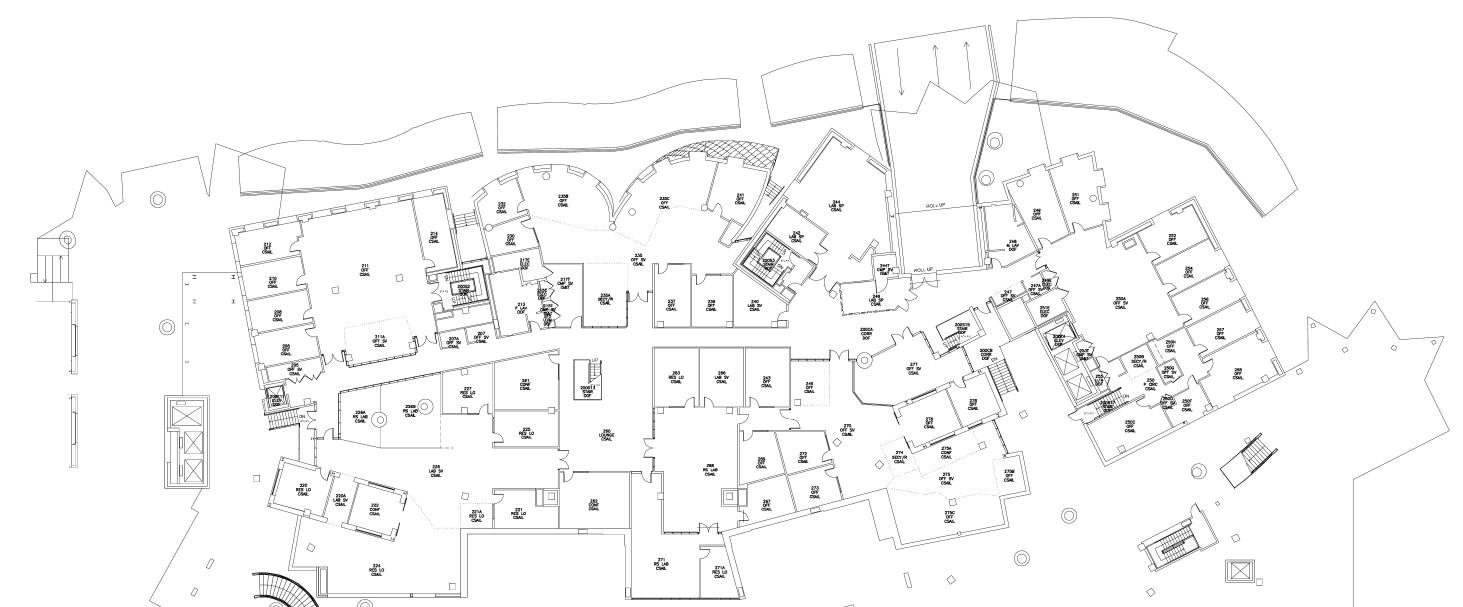
#> input picture 32_2.jpg, 7311 x 3035 px (shown at 1/5 size)
$ python viz_floorplan.py
#> lines starting #> are read from the running program, lines starting #| are printed output that depends on the picture
### floorplan.py
import pathlib
import pickle

import matplotlib.pyplot as plt
import numpy as np
from matplotlib.collections import PatchCollection
from PIL import Image


def get_lines():
    lines = [
        np.array([[1696, 1959], [2796, 1743]]),
        np.array([[1696, 2195], [1696, 1959]]),
        np.array([[1696, 2195], [1900, 2239]]),
        np.array([[1908, 2239], [2204, 2239]]),
        np.array([[2204, 1863], [2208, 2071]]),
        np.array([[2208, 2071], [2388, 2067]]),
        np.array([[2464, 1827], [2468, 2163]]),
        np.array([[2464, 2235], [2796, 2239]]),
        np.array([[2796, 2235], [2796, 1819]]),
        np.array([[2468, 2051], [2796, 2051]]),
        np.array([[1579, 2190], [1571, 2334]]),
        np.array([[1571, 2334], [1411, 2286]]),
        np.array([[1411, 2286], [1347, 2522]]),
        np.array([[1347, 2522], [1503, 2574]]),
        np.array([[1503, 2574], [1451, 2842]]),
        np.array([[1451, 2842], [1623, 2842]]),
        np.array([[1623, 2842], [1627, 2978]]),
        np.array([[1627, 2978], [2311, 2974]]),
        np.array([[2311, 2974], [2315, 2646]]),
        np.array([[2315, 2646], [3159, 2642]]),
        np.array([[3159, 2642], [3147, 2998]]),
        np.array([[3151, 2998], [3715, 2986]]),
        np.array([[3711, 2986], [3627, 2674]]),
        np.array([[3627, 2674], [4427, 2458]]),
        np.array([[4427, 2458], [4511, 2726]]),
        np.array([[4516, 2722], [5024, 2622]]),
        np.array([[5020, 2618], [5000, 2478]]),
        np.array([[5008, 2478], [5128, 2454]]),
        np.array([[5128, 2454], [5092, 2278]]),
        np.array([[5092, 2278], [5040, 2290]]),
        np.array([[5040, 2290], [4964, 2098]]),
        np.array([[4964, 2098], [5036, 2070]]),
        np.array([[5040, 2067], [4936, 1831]]),
        np.array([[5088, 1951], [5000, 1727]]),
        np.array([[5000, 1727], [5056, 1707]]),
        np.array([[5056, 1707], [4952, 1487]]),
        np.array([[4856, 1543], [4920, 1663]]),
        np.array([[4920, 1663], [4808, 1727]]),
        np.array([[4612, 1659], [4684, 1787]]),
        np.array([[4684, 1787], [4816, 1723]]),
        np.array([[4476, 1723], [4320, 1803]]),
        np.array([[4320, 1803], [4272, 1799]]),
        np.array([[4272, 1799], [4268, 1955]]),
        np.array([[4268, 1963], [4312, 2019]]),
        np.array([[4316, 2019], [4468, 2031]]),
        np.array([[4488, 2067], [4468, 2031]]),
        np.array([[4476, 2031], [4756, 1911]]),
        np.array([[4720, 1935], [4824, 2151]]),
        np.array([[4552, 2211], [4572, 2255]]),
        np.array([[4576, 2251], [4960, 2095]]),
        np.array([[4824, 1883], [4936, 1831]]),
        np.array([[2796, 2346], [2796, 2638]]),
        np.array([[2912, 2354], [3208, 2362]]),
        np.array([[3140, 2414], [3156, 2638]]),
        np.array([[3244, 2386], [3312, 2362]]),
        np.array([[3312, 2362], [3308, 2666]]),
        np.array([[3316, 2666], [3492, 2662]]),
        np.array([[3268, 1737], [3268, 2189]]),
        np.array([[3276, 2033], [3416, 2033]]),
        np.array([[3492, 2001], [3496, 1737]]),
        np.array([[3276, 1737], [3492, 1737]]),
        np.array([[3496, 1737], [3724, 1733]]),
        np.array([[3724, 1733], [3720, 2033]]),
        np.array([[3720, 2033], [3572, 2037]]),
        np.array([[3688, 2045], [3696, 2069]]),
        np.array([[3724, 1733], [3948, 1737]]),
        np.array([[3948, 1737], [3952, 2033]]),
        np.array([[3800, 2033], [3952, 2033]]),
        np.array([[3772, 2157], [4132, 2157]]),
        np.array([[4132, 2157], [4148, 2249]]),
        np.array([[4160, 2301], [4176, 2341]]),
        np.array([[4184, 2389], [4224, 2513]]),
        np.array([[4164, 2317], [3936, 2377]]),
        np.array([[3872, 2157], [3992, 2581]]),
        np.array([[3700, 2429], [3932, 2365]]),
        np.array([[3692, 2121], [3696, 2549]]),
        np.array([[3692, 2609], [3692, 2657]]),
        np.array([[4692, 1365], [4952, 1337]]),
        np.array([[4904, 1017], [4956, 1337]]),
        np.array([[4916, 1029], [5068, 1005]]),
        np.array([[5020, 913], [5192, 1257]]),
        np.array([[5028, 1333], [5212, 1241]]),
        np.array([[5260, 1217], [5372, 1161]]),
        np.array([[5236, 841], [5356, 1173]]),
        np.array([[5040, 909], [5472, 765]]),
        np.array([[5468, 773], [5524, 1125]]),
        np.array([[5520, 1125], [5424, 1149]]),
        np.array([[5524, 1137], [5544, 1225]]),
        np.array([[5554, 1217], [5978, 1009]]),
        np.array([[5978, 1009], [6422, 1869]]),
        np.array([[6418, 1873], [5534, 2325]]),
        np.array([[5534, 2321], [5430, 2125]]),
        np.array([[5430, 2125], [5714, 1977]]),
        np.array([[5750, 2037], [5942, 1941]]),
        np.array([[5806, 2017], [5870, 2149]]),
        np.array([[5998, 1925], [6078, 2057]]),
        np.array([[5986, 1905], [6050, 1877]]),
        np.array([[6006, 1793], [6302, 1637]]),
        np.array([[5994, 1769], [6018, 1813]]),
        np.array([[5970, 1721], [5918, 1621]]),
        np.array([[6218, 1485], [5930, 1641]]),
        np.array([[5910, 1641], [5790, 1701]]),
        np.array([[5790, 1701], [5766, 1693]]),
        np.array([[5766, 1693], [5550, 1809]]),
        np.array([[5838, 1465], [5894, 1577]]),
        np.array([[5854, 1485], [6150, 1333]]),
        np.array([[5758, 1309], [5814, 1417]]),
        np.array([[5770, 1337], [6066, 1181]]),
        np.array([[5682, 1169], [5734, 1261]]),
        np.array([[5492, 1841], [5316, 1497]]),
        np.array([[5236, 1345], [5320, 1497]]),
        np.array([[5064, 1701], [5184, 1641]]),
        np.array([[5384, 2041], [5184, 1641]]),
        np.array([[4960, 1485], [5236, 1345]]),
        np.array([[3959, 1801], [4143, 1797]]),
        np.array([[3499, 2801], [3503, 2993]]),
        np.array([[3499, 2737], [3643, 2733]]),
        np.array([[2466, 2525], [2470, 2645]]),
        np.array([[2470, 2445], [2798, 2445]]),
        np.array([[2918, 1321], [2914, 1637]]),
        np.array([[2914, 1637], [3130, 1637]]),
        np.array([[3130, 1633], [3134, 1457]]),
        np.array([[3270, 1321], [3270, 1641]]),
        np.array([[3270, 1641], [3942, 1637]]),
        np.array([[3942, 1633], [3934, 1609]]),
        np.array([[3938, 1553], [3934, 1513]]),
        np.array([[3934, 1513], [3686, 1337]]),
        np.array([[3686, 1337], [3666, 1373]]),
        np.array([[3666, 1373], [3670, 1637]]),
        np.array([[3530, 1377], [3670, 1373]]),
        np.array([[3450, 1325], [3458, 1633]]),
        np.array([[3458, 1381], [3478, 1377]]),
        np.array([[3346, 1317], [3450, 1325]]),
        np.array([[4200, 1421], [4216, 1577]]),
        np.array([[4220, 1573], [4484, 1545]]),
        np.array([[4548, 1449], [4560, 1433]]),
        np.array([[4560, 1433], [4548, 1377]]),
        np.array([[4548, 1377], [4440, 1393]]),
        np.array([[4368, 1401], [4200, 1417]]),
        np.array([[4368, 1393], [4360, 1281]]),
        np.array([[4360, 1281], [4476, 1261]]),
        np.array([[4476, 1261], [4500, 1385]]),
        np.array([[4428, 869], [4468, 1261]]),
        np.array([[4428, 865], [4164, 681]]),
        np.array([[4164, 685], [3932, 1025]]),
        np.array([[3948, 1033], [4140, 1169]]),
        np.array([[4140, 1169], [4104, 1221]]),
        np.array([[4304, 1297], [4360, 1229]]),
        np.array([[4360, 1229], [4372, 1241]]),
        np.array([[4372, 1249], [4376, 1277]]),
        np.array([[4252, 1289], [4256, 1277]]),
        np.array([[4260, 1277], [4304, 1301]]),
        np.array([[4076, 1329], [3824, 1153]]),
        np.array([[3828, 1145], [3932, 1021]]),
        np.array([[3944, 1509], [3980, 1465]]),
        np.array([[4016, 1413], [4080, 1329]]),
        np.array([[2849, 1637], [2757, 1637]]),
        np.array([[2753, 1609], [2729, 1385]]),
        np.array([[2717, 1321], [2913, 1321]]),
        np.array([[2697, 1237], [2721, 1317]]),
        np.array([[2457, 1281], [2385, 1017]]),
        np.array([[2385, 1017], [2473, 929]]),
        np.array([[2473, 933], [2585, 885]]),
        np.array([[2585, 885], [2757, 853]]),
        np.array([[2757, 853], [2905, 877]]),
        np.array([[2905, 881], [3001, 957]]),
        np.array([[3005, 961], [3045, 1049]]),
        np.array([[3045, 1057], [3049, 1101]]),
        np.array([[3049, 1101], [3077, 1105]]),
        np.array([[2669, 1145], [2701, 1237]]),
        np.array([[2461, 1285], [2693, 1241]]),
        np.array([[2433, 1141], [2641, 1069]]),
        np.array([[2637, 1045], [2653, 1093]]),
        np.array([[2581, 889], [2621, 997]]),
        np.array([[3077, 1105], [3157, 969]]),
        np.array([[3153, 977], [3229, 901]]),
        np.array([[3229, 897], [3361, 817]]),
        np.array([[3361, 817], [3489, 797]]),
        np.array([[3493, 797], [3597, 809]]),
        np.array([[3597, 809], [3529, 1033]]),
        np.array([[3529, 1033], [3561, 1057]]),
        np.array([[3605, 1085], [3717, 1137]]),
        np.array([[3717, 1137], [3813, 977]]),
        np.array([[3813, 961], [3845, 849]]),
        np.array([[3845, 849], [3601, 813]]),
        np.array([[3721, 1133], [3665, 1209]]),
        np.array([[3665, 1209], [3765, 1193]]),
        np.array([[3765, 1193], [3821, 1149]]),
        np.array([[3669, 1317], [3689, 1333]]),
        np.array([[3761, 1189], [3669, 1313]]),
        np.array([[1577, 2145], [1585, 2185]]),
        np.array([[1581, 2045], [1577, 2017]]),
        np.array([[1577, 2017], [1453, 2037]]),
        np.array([[1453, 2029], [1421, 1897]]),
        np.array([[1425, 1897], [1621, 1853]]),
        np.array([[1621, 1849], [1605, 1781]]),
        np.array([[1605, 1781], [1585, 1685]]),
        np.array([[1573, 1629], [1565, 1593]]),
        np.array([[1557, 1537], [1533, 1421]]),
        np.array([[1525, 1369], [1501, 1257]]),
        np.array([[1489, 1201], [1485, 1181]]),
        np.array([[1485, 1181], [1517, 1177]]),
        np.array([[1517, 1177], [1501, 1101]]),
        np.array([[1501, 1101], [2065, 989]]),
        np.array([[2065, 989], [2121, 1293]]),
        np.array([[2129, 1345], [2145, 1413]]),
        np.array([[2145, 1413], [2193, 1401]]),
        np.array([[2065, 997], [2217, 965]]),
        np.array([[2213, 969], [2293, 1349]]),
        np.array([[2293, 1349], [2137, 1377]]),
        np.array([[2165, 1517], [2213, 1741]]),
        np.array([[2073, 1693], [2089, 1757]]),
        np.array([[2089, 1757], [1745, 1825]]),
        np.array([[1745, 1825], [1721, 1757]]),
        np.array([[2629, 1569], [2653, 1661]]),
        np.array([[2649, 1661], [2501, 1689]]),
        np.array([[2497, 1681], [2473, 1609]]),
        np.array([[2461, 1609], [2197, 1661]]),
        np.array([[2329, 1645], [2341, 1717]]),
        np.array([[2341, 1717], [2381, 1709]]),
        np.array([[2469, 1609], [2433, 1369]]),
        np.array([[2433, 1369], [2589, 1345]]),
        np.array([[2593, 1349], [2613, 1417]]),
        np.array([[2621, 1417], [2729, 1385]]),
        np.array([[1497, 1101], [1173, 1169]]),
        np.array([[1173, 1173], [1325, 1925]]),
        np.array([[1333, 1921], [1421, 1901]]),
        np.array([[1301, 1825], [1601, 1781]]),
        np.array([[1281, 1665], [1569, 1609]]),
        np.array([[1245, 1501], [1541, 1441]]),
        np.array([[1205, 1333], [1505, 1273]]),
        np.array([[2033, 2465], [2013, 2541]]),
        np.array([[1993, 2637], [1961, 2705]]),
        np.array([[1961, 2705], [1725, 2633]]),
        np.array([[1725, 2625], [1797, 2405]]),
        np.array([[1801, 2409], [2033, 2465]]),
        np.array([[1677, 2369], [1609, 2597]]),
        np.array([[1609, 2597], [1509, 2581]]),
        np.array([[1649, 2365], [1697, 2377]]),
        np.array([[1777, 2397], [1797, 2405]]),
        np.array([[5536, 1929], [5556, 1965]]),
        np.array([[5552, 1965], [5392, 2041]]),
        np.array([[5412, 2097], [5420, 2121]]),
        np.array([[1493, 2121], [1497, 2309]]),
        np.array([[1329, 2077], [1457, 2041]]),
        np.array([[1365, 2149], [1493, 2121]]),
    ]
    n_lines = len(lines)
    # (n_lines, n_points, 2)
    lines = np.stack(lines, axis=0)
    assert lines.shape == (n_lines, 2, 2)
    return lines


def get_rects():
    """Get lines, but bloated to become rectangles."""
    # (n_lines, n_points, 2)
    lines = get_lines()

    # Extend both perp and tan directions.
    thick_perp = 5
    thick_tan = 8

    # 1: Unit vector of the line.
    tangent = lines[:, 1] - lines[:, 0]
    # (n_lines, 2)
    tangent = tangent / np.linalg.norm(tangent, axis=-1, keepdims=True)
    # (n_lines, 2)
    perp = np.stack([-tangent[:, 1], tangent[:, 0]], axis=1)

    # Get four corners of the rectangle in clockwise order.
    p0 = lines[:, 0] + thick_perp * perp - thick_tan * tangent
    p1 = lines[:, 1] + thick_perp * perp + thick_tan * tangent
    p2 = lines[:, 1] - thick_perp * perp + thick_tan * tangent
    p3 = lines[:, 0] - thick_perp * perp - thick_tan * tangent

    # (n_lines, 4, 2)
    rects = np.stack([p0, p1, p2, p3], axis=1)
    return rects


def get_seed_points():
    seed_points = [
        [1996, 2851],
        [2192, 2391],
        [1872, 2551],
        [1500, 2467],
        [2080, 2139],
        [2352, 1943],
        [2684, 1915],
        [2656, 2135],
        [3124, 2127],
        [2192, 1811],
        [1824, 1471],
        [1404, 1699],
        [1388, 1539],
        [1436, 1371],
        [1340, 1227],
        [2188, 1183],
        [3456, 2271],
        [3340, 2787],
        [4284, 2163],
        [4072, 1611],
        [4456, 1899],
        [5532, 1427],
        [3544, 1683],
        [3024, 1467],
        [3368, 1175],
        [2840, 1063],
        [3368, 1471],
        [3572, 1487],
        [3788, 1515],
        [4208, 1107],
        [4676, 1515],
        [3840, 1899],
        [3644, 1907],
        [3412, 1895],
        [2972, 2515],
        [2596, 2543],
        [1604, 1939],
        [2556, 1191],
        [2520, 1007],
        [2692, 1703],
        [5189, 1035],
        [5405, 971],
        [5837, 1167],
        [5949, 1319],
        [6013, 1479],
        [6117, 1647],
        [6177, 1835],
        [5917, 1783],
        [5693, 2147],
        [5709, 1907],
        [4921, 1751],
        [4848, 1999],
        [4624, 2107],
        [4202, 1883],
        [1766, 2293],
        [1650, 2721],
        [1710, 2497],
        [1508, 1220],
        [1536, 1400],
        [1564, 1556],
        [1584, 1656],
        [1668, 1788],
        [1640, 2089],
        [1616, 2346],
        [2032, 2590],
        [2348, 2169],
        [2496, 2185],
        [2424, 2049],
        [1924, 1861],
        [2128, 1701],
        [2448, 1749],
        [2884, 1685],
        [2656, 1120],
        [2624, 1024],
        [3192, 1480],
        [3316, 1324],
        [3512, 1384],
        [3592, 1060],
        [3928, 1584],
        [4112, 1400],
        [4092, 1276],
        [4180, 1264],
        [5232, 1228],
        [5396, 1156],
        [5748, 1284],
        [5832, 1440],
        [5908, 1596],
        [5980, 1744],
        [6028, 1832],
        [5960, 1924],
        [5728, 2008],
        [5512, 1820],
        [5204, 1304],
        [4916, 1528],
        [4988, 1400],
        [4520, 1700],
        [4376, 1648],
        [4788, 1900],
        [3948, 2096],
        [3708, 2096],
        [3736, 2168],
        [3772, 2036],
        [3536, 2028],
        [3444, 2036],
        [3260, 2240],
        [3544, 2666],
        [3224, 2366],
        [2832, 2366],
        [2792, 2294],
        [2788, 1789],
        [2470, 2485],
        [2206, 2709],
        [1642, 2193],
        [1554, 2093],
        [2570, 1516],
        [2678, 1644],
        [2122, 1316],
        [2158, 1464],
        [4783, 2414],
        [5059, 2378],
    ]
    seed_points = np.array(seed_points)
    n_seeds = len(seed_points)
    assert seed_points.shape == (n_seeds, 2)
    return seed_points


# [50 lines left out: functions get_seed_points2, get_sources, get_dests, not called in this run]


def get_floorplan_image() -> Image.Image:
    image_path = pathlib.Path("32_2.jpg")
    im = Image.open(image_path)
#> im is the input picture: PIL image 7311x3035 L; min 0, max 255, mean 248.2
    im = im.convert("RGB")
#> im: PIL image 7311x3035 RGB
    return im


def get_src_dst_scaled():
    scale = 1e3
    return get_sources() / scale, get_dests() / scale


# [65 lines left out: functions get_floorplan_figure, get_wall_figure, load_gcs_trajs, load_time_and_dist, not called in this run]

### viz_floorplan.py
import matplotlib.pyplot as plt
import tqdm
import pickle
import numpy as np
from matplotlib.collections import LineCollection, PatchCollection
from pydrake.geometry.optimization import HPolyhedron, Iris, IrisOptions, VPolytope
from scipy.spatial import ConvexHull

from floorplan import get_floorplan_image, get_lines, get_rects, get_seed_points


def main():
    image = get_floorplan_image()
    lines = get_lines()
    rects = get_rects()

    seed_points = get_seed_points()

    scale = 1e3
    lines = lines / scale
    rects = rects / scale
    seed_points = seed_points / scale
    imshow_extent = np.array([-0.5, image.width - 0.5, image.height - 0.5, -0.5])
#> imshow_extent = [-0.5, 7310.5, 3034.5, -0.5]
    imshow_extent = imshow_extent / scale
#> imshow_extent = [-0.0005, 7.31, 3.03, -0.0005]

    fig, ax = plt.subplots(figsize=(12, 10), layout="constrained")
    ax.imshow(image, extent=imshow_extent, alpha=0.5, zorder=3)
    col = LineCollection(lines, linewidth=0.2, color="C0", zorder=5)
    ax.add_collection(col)

    patches = []
    for rect in rects:
        patches.append(plt.Polygon(rect, closed=True))
    col = PatchCollection(patches, facecolor="C1", alpha=0.6, zorder=4)
    ax.add_collection(col)

    ax.scatter(seed_points[:, 0], seed_points[:, 1], color="C6", zorder=6)

    fig.savefig("floorplan_overlaid.pdf")
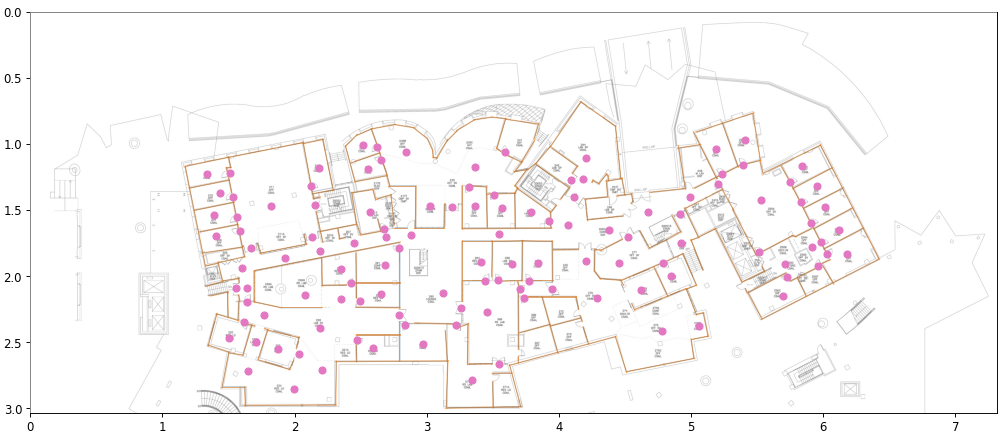
#> figure drawn by matplotlib, 1 panel

    # Get obstacles for IRIS
    obstacles = []
    for rect in rects:
        # VPolytope needs (2, n_points).
        obstacles.append(VPolytope(rect.T))

    domain = HPolyhedron.MakeBox([0, 0], [image.width / scale, image.height / scale])

    # Run IRIS.
    iris_options = IrisOptions()
    iris_options.iteration_limit = 10

    free_polys = []
    for seed_point in tqdm.tqdm(seed_points):
        assert seed_point.shape == (2,)
        free_hpoly = Iris(obstacles, seed_point, domain, iris_options)
        free_vpoly = VPolytope(free_hpoly)

        # Compute convex hull as way to get vertices in order.
        free_poly_verts = free_vpoly.vertices().T
        argsort = ConvexHull(free_poly_verts).vertices
        free_poly_verts = free_poly_verts[argsort]
        free_polys.append(free_poly_verts)

    patches = []
    for free_poly in free_polys:
        patches.append(plt.Polygon(free_poly, closed=True))
    col = PatchCollection(patches, facecolor="C5", alpha=0.6, zorder=4)
    ax.add_collection(col)
    fig.savefig("floorplan_iris.pdf")

    # Save the iris polygons.
    with open("iris_polygons.pkl", "wb") as f:
        pickle.dump(free_polys, f)


if __name__ == "__main__":
    main()
#> (the call stopped at in main, `obstacles.append(VPolytope(rect.T))`: pydrake is not available in this run)

$ run again, with floorplan_iris.png saved as 32_2.jpg
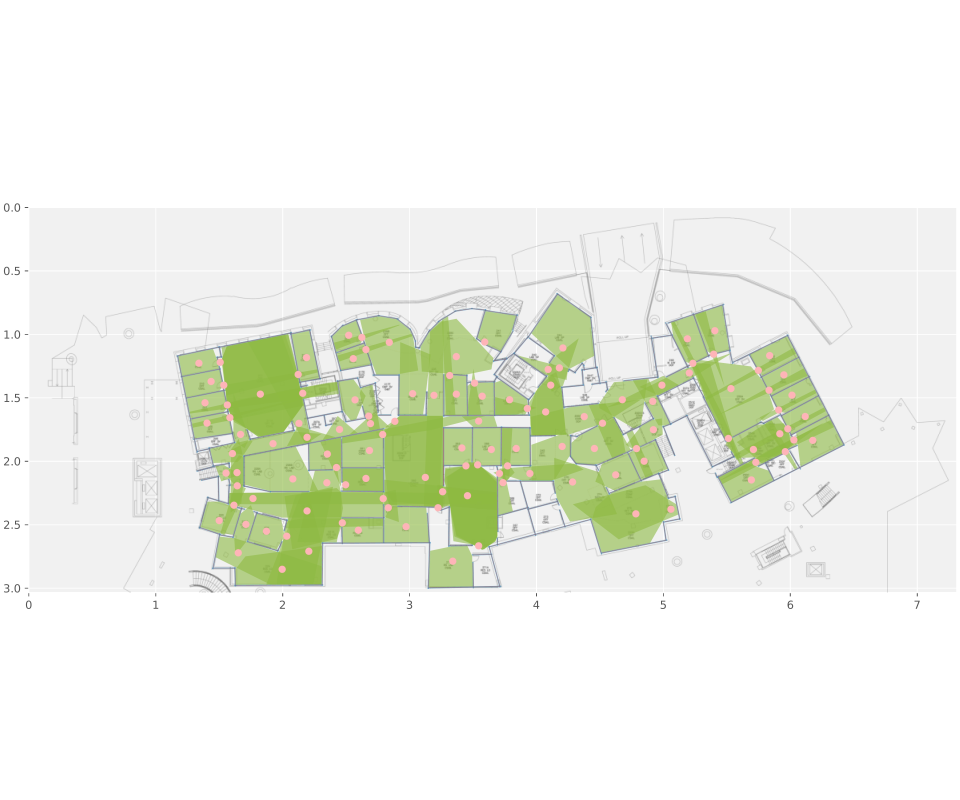
#> input picture floorplan_iris.png, 4800 x 4000 px (shown at 1/5 size)
#> in get_floorplan_image, im is the input picture: PIL image 4800x4000 RGB; mean R, G, B 237.8, 241.3, 231.1
#> in main, `fig.savefig("floorplan_overlaid.pdf")`:
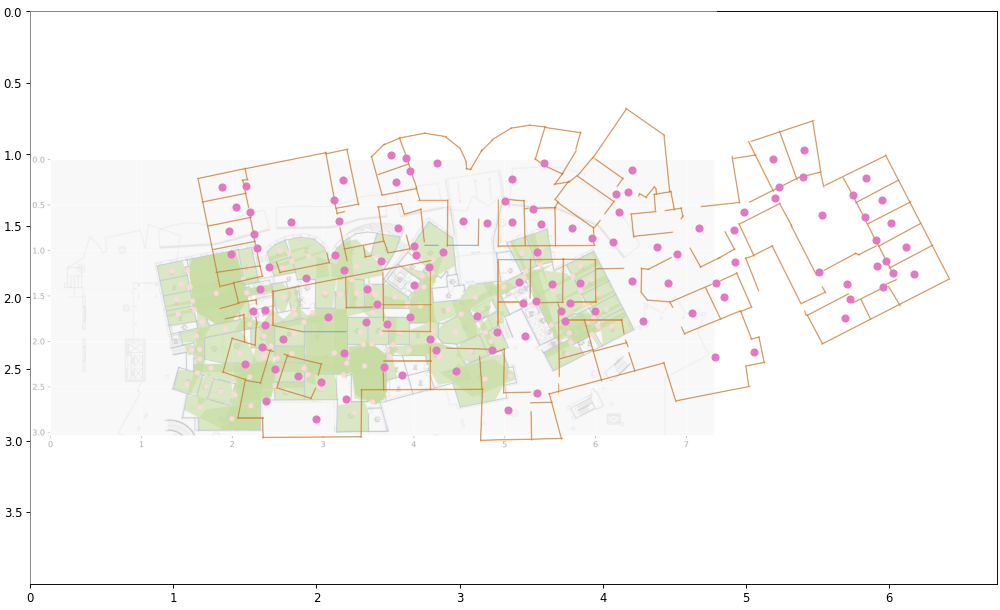
#> figure drawn by matplotlib, 1 panel
